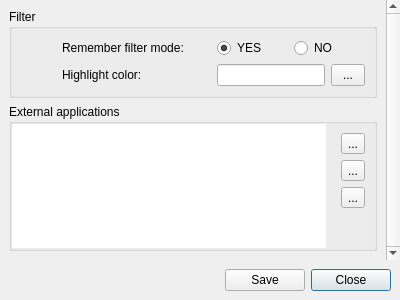
<?xml version="1.0" encoding="UTF-8"?>
<ui version="4.0">
 <class>SettingsWindow</class>
 <widget class="QDialog" name="SettingsWindow">
  <property name="geometry">
   <rect>
    <x>0</x>
    <y>0</y>
    <width>400</width>
    <height>300</height>
   </rect>
  </property>
  <property name="windowTitle">
   <string>Settings</string>
  </property>
  <property name="modal">
   <bool>true</bool>
  </property>
  <layout class="QVBoxLayout" name="verticalLayout">
   <property name="spacing">
    <number>0</number>
   </property>
   <property name="leftMargin">
    <number>0</number>
   </property>
   <property name="topMargin">
    <number>0</number>
   </property>
   <property name="rightMargin">
    <number>0</number>
   </property>
   <property name="bottomMargin">
    <number>0</number>
   </property>
   <item>
    <widget class="QScrollArea" name="scrollArea">
     <property name="frameShape">
      <enum>QFrame::NoFrame</enum>
     </property>
     <property name="verticalScrollBarPolicy">
      <enum>Qt::ScrollBarAlwaysOn</enum>
     </property>
     <property name="widgetResizable">
      <bool>true</bool>
     </property>
     <widget class="QWidget" name="scrollAreaWidgetContents">
      <property name="geometry">
       <rect>
        <x>0</x>
        <y>0</y>
        <width>386</width>
        <height>259</height>
       </rect>
      </property>
      <property name="styleSheet">
       <string notr="true"/>
      </property>
      <layout class="QGridLayout" name="gridLayout">
       <item row="1" column="0">
        <widget class="QGroupBox" name="groupBox_2">
         <property name="title">
          <string>External applications</string>
         </property>
         <layout class="QHBoxLayout" name="horizontalLayout_4">
          <property name="leftMargin">
           <number>0</number>
          </property>
          <property name="topMargin">
           <number>0</number>
          </property>
          <property name="rightMargin">
           <number>0</number>
          </property>
          <property name="bottomMargin">
           <number>0</number>
          </property>
          <item>
           <widget class="QTableView" name="externalAppTable">
            <property name="frameShape">
             <enum>QFrame::NoFrame</enum>
            </property>
            <property name="editTriggers">
             <set>QAbstractItemView::DoubleClicked</set>
            </property>
            <property name="showDropIndicator" stdset="0">
             <bool>false</bool>
            </property>
            <property name="dragDropOverwriteMode">
             <bool>false</bool>
            </property>
            <property name="alternatingRowColors">
             <bool>true</bool>
            </property>
            <property name="selectionMode">
             <enum>QAbstractItemView::SingleSelection</enum>
            </property>
            <property name="selectionBehavior">
             <enum>QAbstractItemView::SelectRows</enum>
            </property>
            <property name="wordWrap">
             <bool>false</bool>
            </property>
            <property name="cornerButtonEnabled">
             <bool>false</bool>
            </property>
            <attribute name="horizontalHeaderCascadingSectionResizes">
             <bool>true</bool>
            </attribute>
            <attribute name="horizontalHeaderHighlightSections">
             <bool>false</bool>
            </attribute>
            <attribute name="horizontalHeaderStretchLastSection">
             <bool>true</bool>
            </attribute>
            <attribute name="verticalHeaderVisible">
             <bool>false</bool>
            </attribute>
           </widget>
          </item>
          <item>
           <widget class="QWidget" name="widget_4" native="true">
            <layout class="QVBoxLayout" name="verticalLayout_2">
             <property name="topMargin">
              <number>9</number>
             </property>
             <property name="rightMargin">
              <number>9</number>
             </property>
             <property name="bottomMargin">
              <number>9</number>
             </property>
             <item>
              <widget class="QToolButton" name="addExtarnalAppButton">
               <property name="text">
                <string>...</string>
               </property>
               <property name="icon">
                <iconset resource="../resources/resources.qrc">
                 <normaloff>:/icons/list-add.png</normaloff>:/icons/list-add.png</iconset>
               </property>
               <property name="autoRaise">
                <bool>false</bool>
               </property>
              </widget>
             </item>
             <item>
              <widget class="QToolButton" name="removeExtarnalAppButton">
               <property name="enabled">
                <bool>true</bool>
               </property>
               <property name="text">
                <string>...</string>
               </property>
               <property name="icon">
                <iconset resource="../resources/resources.qrc">
                 <normaloff>:/icons/list-remove.png</normaloff>:/icons/list-remove.png</iconset>
               </property>
               <property name="autoRaise">
                <bool>false</bool>
               </property>
              </widget>
             </item>
             <item>
              <widget class="QToolButton" name="editExtarnalAppButton">
               <property name="enabled">
                <bool>true</bool>
               </property>
               <property name="text">
                <string>...</string>
               </property>
               <property name="icon">
                <iconset resource="../resources/resources.qrc">
                 <normaloff>:/icons/document-edit.png</normaloff>:/icons/document-edit.png</iconset>
               </property>
               <property name="autoRaise">
                <bool>false</bool>
               </property>
              </widget>
             </item>
             <item>
              <spacer name="verticalSpacer_2">
               <property name="orientation">
                <enum>Qt::Vertical</enum>
               </property>
               <property name="sizeHint" stdset="0">
                <size>
                 <width>20</width>
                 <height>40</height>
                </size>
               </property>
              </spacer>
             </item>
            </layout>
           </widget>
          </item>
         </layout>
        </widget>
       </item>
       <item row="0" column="0">
        <widget class="QGroupBox" name="groupBox">
         <property name="title">
          <string>Filter</string>
         </property>
         <property name="flat">
          <bool>true</bool>
         </property>
         <layout class="QGridLayout" name="gridLayout_2">
          <property name="leftMargin">
           <number>50</number>
          </property>
          <item row="0" column="1">
           <widget class="QWidget" name="widget" native="true">
            <property name="sizePolicy">
             <sizepolicy hsizetype="Ignored" vsizetype="Preferred">
              <horstretch>0</horstretch>
              <verstretch>0</verstretch>
             </sizepolicy>
            </property>
            <layout class="QHBoxLayout" name="horizontalLayout_2">
             <property name="sizeConstraint">
              <enum>QLayout::SetDefaultConstraint</enum>
             </property>
             <property name="leftMargin">
              <number>0</number>
             </property>
             <property name="topMargin">
              <number>0</number>
             </property>
             <property name="rightMargin">
              <number>0</number>
             </property>
             <property name="bottomMargin">
              <number>0</number>
             </property>
             <item>
              <widget class="QRadioButton" name="rememberFilterMode_YES">
               <property name="text">
                <string>YES</string>
               </property>
               <property name="checked">
                <bool>true</bool>
               </property>
               <attribute name="buttonGroup">
                <string notr="true">buttonGroup</string>
               </attribute>
              </widget>
             </item>
             <item>
              <widget class="QRadioButton" name="rememberFilterMode_NO">
               <property name="text">
                <string>NO</string>
               </property>
               <attribute name="buttonGroup">
                <string notr="true">buttonGroup</string>
               </attribute>
              </widget>
             </item>
            </layout>
           </widget>
          </item>
          <item row="0" column="0">
           <widget class="QLabel" name="label">
            <property name="text">
             <string>Remember filter mode:</string>
            </property>
           </widget>
          </item>
          <item row="1" column="0">
           <widget class="QLabel" name="label_2">
            <property name="text">
             <string>Highlight color:</string>
            </property>
           </widget>
          </item>
          <item row="1" column="1">
           <widget class="QWidget" name="widget_3" native="true">
            <property name="sizePolicy">
             <sizepolicy hsizetype="Ignored" vsizetype="Preferred">
              <horstretch>0</horstretch>
              <verstretch>0</verstretch>
             </sizepolicy>
            </property>
            <layout class="QHBoxLayout" name="horizontalLayout_3">
             <property name="leftMargin">
              <number>0</number>
             </property>
             <property name="topMargin">
              <number>0</number>
             </property>
             <property name="rightMargin">
              <number>0</number>
             </property>
             <property name="bottomMargin">
              <number>0</number>
             </property>
             <item>
              <widget class="QLineEdit" name="filterHilightColor">
               <property name="sizePolicy">
                <sizepolicy hsizetype="Minimum" vsizetype="Minimum">
                 <horstretch>0</horstretch>
                 <verstretch>0</verstretch>
                </sizepolicy>
               </property>
               <property name="alignment">
                <set>Qt::AlignCenter</set>
               </property>
               <property name="readOnly">
                <bool>true</bool>
               </property>
               <property name="clearButtonEnabled">
                <bool>false</bool>
               </property>
              </widget>
             </item>
             <item>
              <widget class="QToolButton" name="filterHilightColorButton">
               <property name="sizePolicy">
                <sizepolicy hsizetype="Preferred" vsizetype="Preferred">
                 <horstretch>0</horstretch>
                 <verstretch>0</verstretch>
                </sizepolicy>
               </property>
               <property name="text">
                <string>...</string>
               </property>
               <property name="icon">
                <iconset resource="../resources/resources.qrc">
                 <normaloff>:/icons/view-media-visualization.png</normaloff>:/icons/view-media-visualization.png</iconset>
               </property>
               <property name="popupMode">
                <enum>QToolButton::DelayedPopup</enum>
               </property>
              </widget>
             </item>
            </layout>
           </widget>
          </item>
         </layout>
        </widget>
       </item>
       <item row="2" column="0">
        <spacer name="verticalSpacer">
         <property name="orientation">
          <enum>Qt::Vertical</enum>
         </property>
         <property name="sizeHint" stdset="0">
          <size>
           <width>20</width>
           <height>40</height>
          </size>
         </property>
        </spacer>
       </item>
      </layout>
     </widget>
    </widget>
   </item>
   <item>
    <widget class="QWidget" name="widget_2" native="true">
     <layout class="QHBoxLayout" name="horizontalLayout">
      <item>
       <spacer name="horizontalSpacer">
        <property name="orientation">
         <enum>Qt::Horizontal</enum>
        </property>
        <property name="sizeHint" stdset="0">
         <size>
          <width>123</width>
          <height>20</height>
         </size>
        </property>
       </spacer>
      </item>
      <item>
       <widget class="QPushButton" name="buttonSave">
        <property name="text">
         <string>Save</string>
        </property>
       </widget>
      </item>
      <item>
       <widget class="QPushButton" name="buttonCancel">
        <property name="text">
         <string>Close</string>
        </property>
        <property name="default">
         <bool>true</bool>
        </property>
       </widget>
      </item>
     </layout>
    </widget>
   </item>
  </layout>
 </widget>
 <resources>
  <include location="../resources/resources.qrc"/>
 </resources>
 <connections/>
 <buttongroups>
  <buttongroup name="buttonGroup"/>
 </buttongroups>
</ui>
